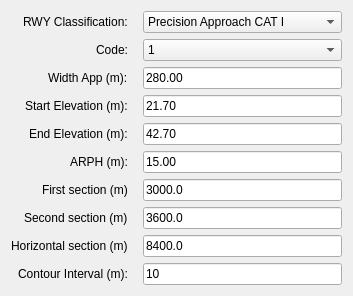
      <widget class="QWidget" name="tab_approach">
       <attribute name="title">
        <string>Approach Surface</string>
       </attribute>
       <layout class="QFormLayout" name="formLayout_approach">
        <property name="fieldGrowthPolicy">
         <enum>QFormLayout::AllNonFixedFieldsGrow</enum>
        </property>
        <property name="labelAlignment">
         <set>Qt::AlignRight|Qt::AlignVCenter</set>
        </property>
        <property name="horizontalSpacing">
         <number>15</number>
        </property>
        <property name="verticalSpacing">
         <number>6</number>
        </property>
        <item row="0" column="0">
         <widget class="QLabel" name="label_rwyClassification">
          <property name="text">
           <string>RWY Classification:</string>
          </property>
          
         </widget>
        </item>
      <item row="0" column="1">
       <widget class="QComboBox" name="combo_rwyClassification">
        <property name="minimumHeight">
         <number>22</number>
        </property>
        <property name="currentIndex">
         <number>2</number>
        </property>
        <item>
         <property name="text">
        <string>Non-instrument</string>
         </property>
        </item>
        <item>
         <property name="text">
        <string>Non-precision approach</string>
         </property>
        </item>
        <item>
         <property name="text">
        <string>Precision Approach CAT I</string>
         </property>
        </item>
        <item>
         <property name="text">
        <string>Precision Approach CAT II or III</string>
         </property>
        </item>
       </widget>
      </item>
        <item row="1" column="0">
         <widget class="QLabel" name="label_code">
          <property name="text">
           <string>Code:</string>
          </property>
          
         </widget>
        </item>
        <item row="1" column="1">
         <widget class="QComboBox" name="spin_code">
          <property name="minimumHeight">
           <number>22</number>
          </property>
          <item>
           <property name="text">
            <string>1</string>
           </property>
          </item>
          <item>
           <property name="text">
            <string>2</string>
           </property>
          </item>
          <item>
           <property name="text">
            <string>3</string>
           </property>
          </item>
          <item>
           <property name="text">
            <string>4</string>
           </property>
          </item>
         </widget>
        </item>
        <item row="2" column="0">
         <widget class="QLabel" name="label_widthApp">
          <property name="text">
           <string>Width App (m):</string>
          </property>
          
         </widget>
        </item>
        <item row="2" column="1">
         <widget class="QLineEdit" name="spin_widthApp">
          <property name="text">
           <string>280.00</string>
          </property><property name="text">
           <string>280.00</string>
          </property>
         </widget>
        </item>
        <item row="3" column="0">
         <widget class="QLabel" name="label_Z0">
          <property name="text">
           <string>Start Elevation (m):</string>
          </property>
          
         </widget>
        </item>
        <item row="3" column="1">
         <widget class="QLineEdit" name="spin_Z0">
          <property name="text">
           <string>21.70</string>
          </property>
         </widget>
        </item>
        <item row="4" column="0">
         <widget class="QLabel" name="label_ZE">
          <property name="text">
           <string>End Elevation (m):</string>
          </property>
          
         </widget>
        </item>
        <item row="4" column="1">
         <widget class="QLineEdit" name="spin_ZE">
          <property name="text">
           <string>42.70</string>
          </property>
         </widget>
        </item>
        <item row="5" column="0">
         <widget class="QLabel" name="label_ARPH">
          <property name="text">
           <string>ARPH (m):</string>
          </property>
          
         </widget>
        </item>
        <item row="5" column="1">
         <widget class="QLineEdit" name="spin_ARPH">
          <property name="text">
           <string>15.00</string>
          </property>
         </widget>
        </item>
        <item row="6" column="0">
         <widget class="QLabel" name="label_L1">
          <property name="text">
          <string>First section (m)</string>
          </property>
          
         </widget>
        </item>
        <item row="6" column="1">
         <widget class="QLineEdit" name="spin_L1">
          <property name="text">
           <string>3000.0</string>
          </property>
         </widget>
        </item>
        <item row="7" column="0">
         <widget class="QLabel" name="label_L2">
          <property name="text">
          <string>Second section (m)</string>
          </property>
         </widget>
        </item>
        <item row="7" column="1">
         <widget class="QLineEdit" name="spin_L2">
          <property name="text">
           <string>3600.0</string>
          </property>
         </widget>
        </item>
        <item row="8" column="0">
         <widget class="QLabel" name="label_LH">
          <property name="text">
          <string>Horizontal section (m)</string>
          </property>
         </widget>
        </item>
        <item row="8" column="1">
         <widget class="QLineEdit" name="spin_LH">
          <property name="text">
           <string>8400.0</string>
          </property>
         </widget>
        </item>
        <item row="9" column="0">
         <widget class="QLabel" name="label_contour_interval">
          <property name="text">
           <string>Contour Interval (m):</string>
          </property>
         </widget>
        </item>
        <item row="9" column="1">
         <widget class="QLineEdit" name="spin_contour_interval">
          <property name="text">
           <string>10</string>
          </property>
          <property name="toolTip">
           <string>Elevation interval for contour lines in metres. Set to 0 to disable.</string>
          </property>
         </widget>
        </item>
       </layout>
      </widget>
